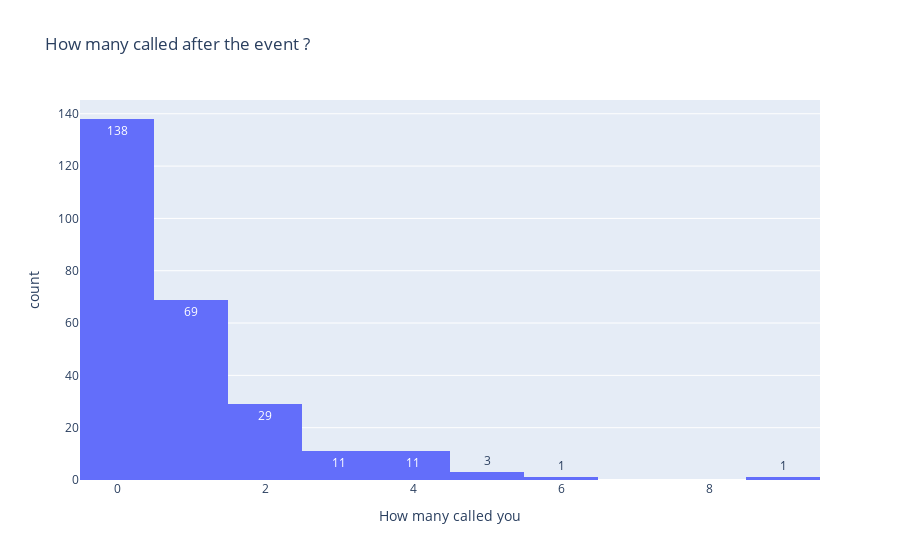

Source (notebook cell):
### Code cell
fig = px.histogram(df_partners, x='How many called you', text_auto=True, title="How many called after the event ?")
fig.show()

### Figure 1 — Plotly figure (JSON) as saved in the notebook; plotly's stock layout.template omitted (floating-point values rounded to 4 significant figures; data arrays with more than 128 entries replaced by an {"elided": "..."} marker saying what was removed)
{"data": [{"alignmentgroup": "True", "bingroup": "x", "hovertemplate": "How many called you=%{x}<br>count=%{y}<extra></extra>", "legendgroup": "", "marker": {"color": "#636efa", "pattern": {"shape": ""}}, "name": "", "offsetgroup": "", "orientation": "v", "showlegend": false, "texttemplate": "%{value}", "type": "histogram", "x": {"elided": "551 int values"}, "xaxis": "x", "yaxis": "y"}], "layout": {"barmode": "relative", "legend": {"tracegroupgap": 0}, "title": {"text": "How many called after the event ?"}, "xaxis": {"anchor": "y", "domain": [0, 1], "title": {"text": "How many called you"}}, "yaxis": {"anchor": "x", "domain": [0, 1], "title": {"text": "count"}}}}
